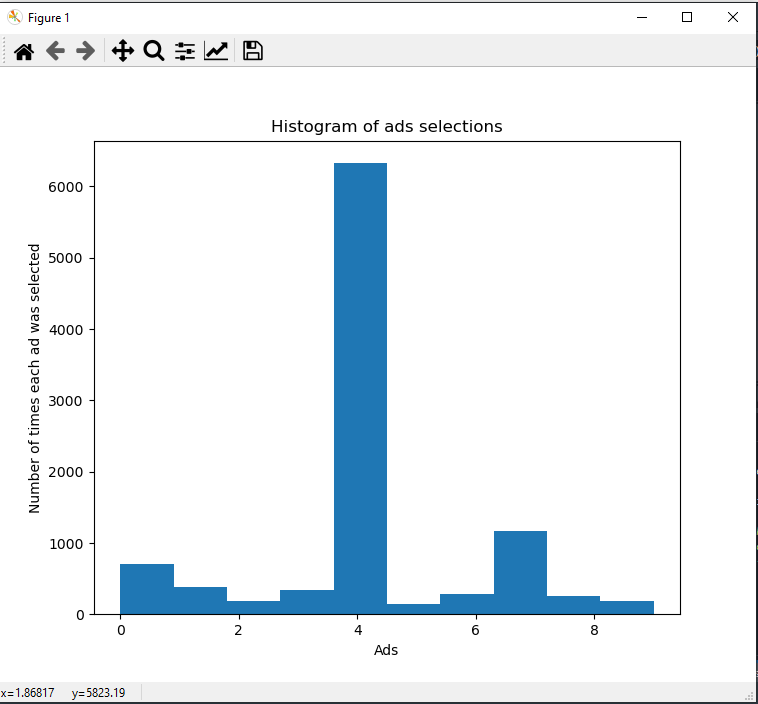

The Python source for this figure:
# Upper Confidence Bound (UCB)
# Importing libraries

import numpy as np
import matplotlib.pyplot as plt
import pandas as pd

# Importing the dataset
dataset = pd.read_csv('Ads_CTR_Optimisation.csv')

# Implementing UCB
import math
N = 10000
d = 10
ads_selected = []
numbers_of_selections = [0] * d
sums_of_rewards = [0] * d
total_reward = 0
for n in range(0, N):
  ad = 0
  max_upper_bound = 0
  for i in range(0, d):
    if (numbers_of_selections[i] > 0):
      average_reward = sums_of_rewards[i] / numbers_of_selections[i]
      delta_i = math.sqrt(3/2 * math.log(n + 1) / numbers_of_selections[i])
      upper_bound = average_reward + delta_i
    else:
      upper_bound = 1e400
    if (upper_bound > max_upper_bound):
      max_upper_bound = upper_bound
      ad = i
  ads_selected.append(ad)
  numbers_of_selections[ad] = numbers_of_selections[ad] + 1
  reward = dataset.values[n, ad]
  sums_of_rewards[ad] = sums_of_rewards[ad] + reward
  total_reward = total_reward + reward
  
# Visualising the results
plt.hist(ads_selected)
plt.title('Histogram of ads selections')
plt.xlabel('Ads')
plt.ylabel('Number of times each ad was selected')
plt.show()
